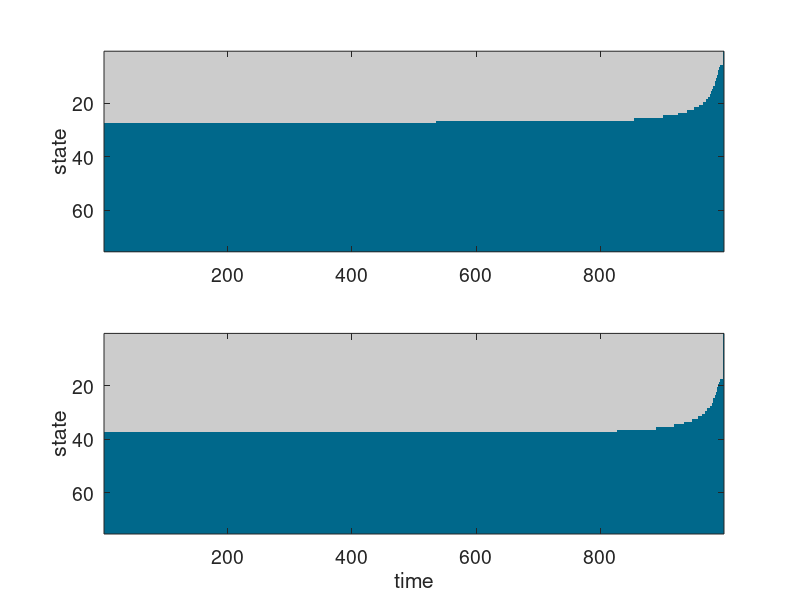
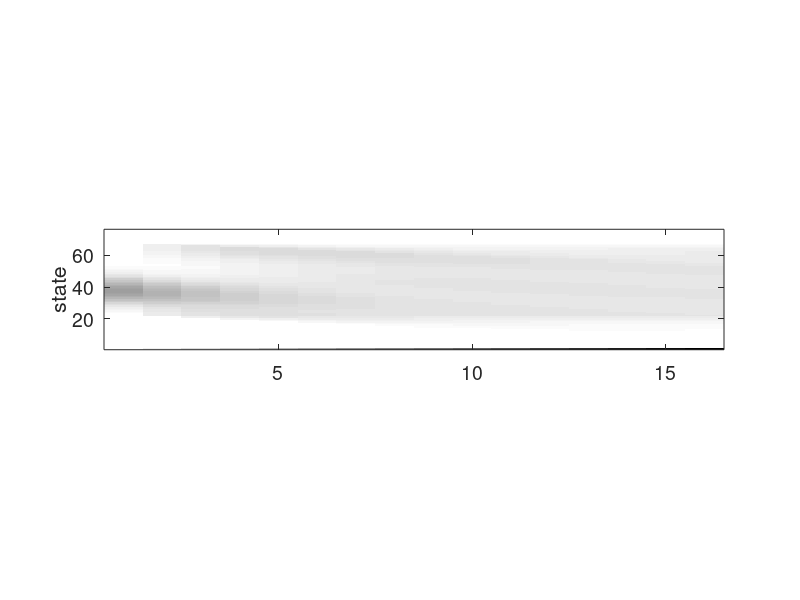

The MATLAB script that drew these images, in order: (Note: this script raises an error after producing the figures.)
%%% matrix version of Chan and Godfray's (1993) resource pool model
close all
clear

tic

%%%%% set SDP parameters %%%%%
T = 1000; % terminal time
N = 75;  % number of states considered (i.e., x_max = N)
eta = 0.2; % probability of encountering a host
mu = 0.0125; % instantaneous mortality rate
alpha = 30; % energy gained from host feeding
beta = 4; % energy required to mature an egg 

%%%%%%%%%%%%%%%%%%%%%%%%%%%%%%%%%%%%%%%%%%%%%%%%%%%%%%%%%%%%%%%%%%%%%%%%%%%
%%%%% MATRIX METHOD %%%%%%%%%%%%%%%%%%%%%%%%%%%%%%%%%%%%%%%%%%%%%%%%%%%%%%%

pimax = ones(N,1); % initial policy guess; all 1's (i.e., all parasitize)
Pmax = zeros(N,N); % empty P matrix
Gmax = zeros(N,1); % G column vector for initial policy guess

for xval = 1:N % Set up initial P and G (for policy of all 1s)
    if xval ~= 1
        Pmax(xval,xval-1) = (1-eta)*exp(-mu);
    end
    if xval-1-beta > 0
        Gmax(xval,1) = eta;
        Pmax(xval,xval-1-beta) = eta*exp(-mu);
    end    
end

Fstar = sum((inv(eye(N) - Pmax))*Gmax); % calculate F* = (I-P)^(-1) * G and then sum over components

for xval = 1:N % change pi through each xval successively, and see if it improves F*
    
    Pi = pimax;
    P = Pmax;
    G = Gmax;
    Pi(xval,1) = 2;
    
    % 1 means parsitize; 2 means host feed
    P(xval,:) = zeros(1,N);
    G(xval,1) = 0;

    if xval ~= 1 % don't find a host, so x -> x-1
        P(xval,xval-1) = (1-eta)*exp(-mu);
    end 
    if xval-1+alpha <= N % find a host and host feed; x -> x-1+alpha
        P(xval, xval-1+alpha) = eta*exp(-mu);
    else % if x-1+alpha > N, it x maxes out at N
        P(xval, N) = eta*exp(-mu);
    end
        
    FstarNew = sum((inv(eye(N) - P))*G); % calculate new F* = (I-P)^(-1) * G
    if FstarNew > Fstar % if the new F* is bigger than the previous max, make this the new baseline policy
        Fstar = FstarNew;
        pimax = Pi;
        Pmax = P;
        Gmax = G;
    end
end
toc

disp('predicted policy is:')
disp(pimax')

%%%%%%%%%%%%%%%%%%%%%%%%%%%%%%%%%%%%%%%%%%%%%%%%%%%%%%%%%%%%%%%%%%%%%%%%%%%
%%%%%%%%%%%%%%%%% BACKWARDS INDUCTION (with matrices) %%%%%%%%%%%%%%%%%%%%%
tic
f = zeros(N,T); % fitness values for all time steps and states
d = zeros(N,T-1); % optimal decisions for all time steps and states
% terimnal condition is zero for all states, so don't need to define it.

for t = T-1:-1:1 % work backwards in time
    pimax2 = ones(N,1); % initial policy guess; all ones (all parasitize)
    Pmax = zeros(N,N); % initialize optimal P matrix
    Gmax = zeros(N,1); % initialize optimal G vector
    for xval = 1:N % Set up initial P 
        if xval ~= 1 % if don't find host, x -> x-1
            Pmax(xval,xval-1) = (1-eta)*exp(-mu);
        end
        if xval-1-beta > 0 % if find host and parasitize, x -> x-1-beta
            Gmax(xval,1) = eta;
            Pmax(xval,xval-1-beta) = eta*exp(-mu);
        end
    end
    Ftemp = Gmax + Pmax*f(:,t+1); % calculate f(:,t) for policy of all 1s

    for xval = 1:N
        Pi = pimax2;
        Pi(xval,1) = 2; % 1 means parsitize; 2 means host feed
        P = Pmax;
        G = Gmax;
        P(xval,:) = zeros(1,N);
        G(xval,1) = 0; 
        if xval ~= 1 % if don't find host, x -> x-1
            P(xval,xval-1) = (1-eta)*exp(-mu);
        end
        if xval-1+alpha <= N % if find host and host feed, x -> x-1+alpha
            P(xval, xval-1+alpha) = eta*exp(-mu);
        else % if x-1+alpha > N, then x -> N
            P(xval, N) = eta*exp(-mu);
        end
        
        % check if new F* is bigger than current Ftemp, if so, keep this
        % policy
        if sum(G + P*f(:,t+1)) > sum(Ftemp)
            Ftemp = G + P*f(:,t+1);
            pimax2 = Pi; 
            Gmax = G;
            Pmax = P;
        end       
        f(:,t) = Ftemp;
        d(:,t) = pimax2;   
    end
end % for t = T-1:-1:1

% note: pimax2 should match pimax, calculated above using the analytic
% method; if it doesn't, display the following message:
if (sum(pimax - pimax2 ~= 0))
    disp('not as stationary decisions yet')
end
toc

% make figure of optimal decisions at each time step, using backwards
% induction (for beta = 4; below, do the same thing for beta = 16)
figure
colormap([0 0.408 0.545; 0.8 0.8 0.8]); 
set(gcf, 'Position', [10, 50, 550, 650])
subplot(2,1,1)
imagesc(d)
ylabel('state')
set(gca,'fontsize',14) 


%%%%%%%%%%%%%%%% now for beta = 16 %%%%%%%%%%%%%%%%%%%%%%%%%%%%%%%%%%%%%%%%
% This is the exact same as the above backwwards induction code for beta =4
tic 
beta = 16;
f = zeros(N,T);
d = zeros(N,T-1);
% terimnal condition is zeros, so don't need to define it.

for t = T-1:-1:1
    pimax2 = ones(N,1); % initial policy guess; all ones (all parasitize)
    Pmax = zeros(N,N);
    Gmax = zeros(N,1);
    for xval = 1:N % Set up initial P 
        if xval ~= 1
            Pmax(xval,xval-1) = (1-eta)*exp(-mu);
        end
        if xval-1-beta > 0
            Gmax(xval,1) = eta;
            Pmax(xval,xval-1-beta) = eta*exp(-mu);
        end
    end
    Ftemp = Gmax + Pmax*f(:,t+1);

    for xval = 1:N
        Pi = pimax2;
        Pi(xval,1) = 2; % 1 means parsitize; 2 means host feed
        P = Pmax;
        G = Gmax;
        P(xval,:) = zeros(1,N);
        G(xval,1) = 0; 
        if xval ~= 1
            P(xval,xval-1) = (1-eta)*exp(-mu);
        end
        if xval-1+alpha <= N
            P(xval, xval-1+alpha) = eta*exp(-mu);
        else
            P(xval, N) = eta*exp(-mu);
        end
                 
        if sum(G + P*f(:,t+1)) > sum(Ftemp)
            Ftemp = G + P*f(:,t+1);
            pimax2 = Pi; 
            Gmax = G;
            Pmax = P;
        end       
        f(:,t) = Ftemp;
        d(:,t) = pimax2;   
    end
end % for t = T-1:-1:1
% note: pimax2 should match pimax, calculated above using the analytic
% method
if (sum(pimax - pimax2 ~= 0))
    disp('not as stationary decisions yet')
end
toc
colormap([0 0.408 0.545; 0.8 0.8 0.8]); 
set(gcf, 'Position', [10, 50, 550, 650])
subplot(2,1,2)
imagesc(d)
ylabel('state')
xlabel('time')
set(gca,'fontsize',14) 




%%%%%%%%%%%%%%%%%%%%%%%%%%%%%%%%%%%%%%%%%%%%%%%%%%%%%%%%%%%%%%%%%%%%%%%%%%
%%%%% Markov chains %%%%%%%%%%%%%%%%%%%%%%%%%%%%%%%%%%%%%%%%%%%%%%%%%%%%%%

Tmax = 15; % how long to run the Markov chains for
X = zeros(N,Tmax); % matrix to save probability of being in each state at time t
x0 = poisspdf(1:N,floor(N/2)); % initial condition: poisson distribution with mean N/2
X(:,1) = x0; % start with initial condition in first column of X
P = zeros(N,N,Tmax); % matrices corresponding to optimal decisions at each time

for c = 1:Tmax
    Pi = d(:,c); % get optimal policy at each time step c
    
    % define P(pi) and G(pi)
    for xval = 1:N % for each value of x
        if xval ~= 1 % if don't find host, x -> x-1
            P(xval,xval-1,c) = (1-eta)*exp(-mu);
        end 
        if Pi(xval) == 1 % if parasitize
            if xval-1-beta > 0
                G(xval,1) = eta; 
                P(xval,xval-1-beta,c) = eta*exp(-mu);
            end
        else % if host feed
            if xval-1+alpha <= N
                P(xval, xval-1+alpha,c) = eta*exp(-mu);
            else
                P(xval, N,c) = eta*exp(-mu);
            end
        end
    end    
    %%%%%%%%%%%%%%%%%%%%%%%%%%%%%%%%%%    
    X(:,c+1) = transpose(P(:,:,c))*X(:,c); % from Markov chain equation in paper
end
% hack: if we want to include the zero state, we can take "1 - column sum" of all non-zero
% states
zro = 1-sum(X);
Xfull = [zro; X];

figure
subplot(3,1,2)
colormap(flipud(gray))
imagesc(Xfull)
set(gca,'YDir','normal')
ylabel('state')
set(gca,'fontsize',14) 
colorbar('east','Ticks',0.03:0.05:0.17);
ylim([0,75])
xlim([1,Tmax])
yticks([0 20 40 60])

% if want to only show probabilities, conditional on being alive,
% normalize the column vectors of x
Xnorm = X./sum(X);
subplot(3,1,3)
colormap(flipud(gray))
imagesc(Xnorm)
set(gca,'YDir','normal')
xlabel('time')
ylabel('state')
set(gca,'fontsize',14) 
colorbar('east','Ticks',0.01:0.02:0.07);

ylim([1,75])
xlim([1,Tmax])
yticks([0 20 40 60])


%%%%%%%%%% Monte Carlo simulations %%%%%%%%%%%%%%%%%%%%%%%%%%%%%%%%%%%%%%%%

nsim = 20; % number of Monte Carlo simulations to perform
X_MC = zeros(nsim,Tmax); % store x values; each row is one simulation
for c = 1:nsim % do the following for each simulation
    X_MC(c,1) = poissrnd(floor(N/2)); % get random initial condition drawn from poisson distribution
    for t = 2:Tmax % for each time step until Tmax
        dx = d(X_MC(c,t-1),t-1); % get optimal decision for realized state
        if rand < eta % encounter host with probability eta
            if rand < exp(-mu) % survive with probability exp(-mu)
                if dx == 1 % parasitize, if optimal
                    X_MC(c,t) = max(X_MC(c,t-1)-1-beta,0);
                else % host feed, if optimal
                    X_MC(c,t) = min(X_MC(c,t-1)-1+alpha,N);
                end
            else % don't survive
                break
            end
        else % don't encounter host 
            X_MC(c,t) = max(X_MC(c,t-1) - 1,0);
        end
        if X_MC(c,t) == 0 % if dead, stop simulation
            break
        end
    end % end t = 1:Tmax
end % end simulation loop

subplot(3,1,1)
plot(X_MC.','k')
set(gca,'fontsize',14) 
ylabel('state')

ylim([0,75])
xlim([1,Tmax])









